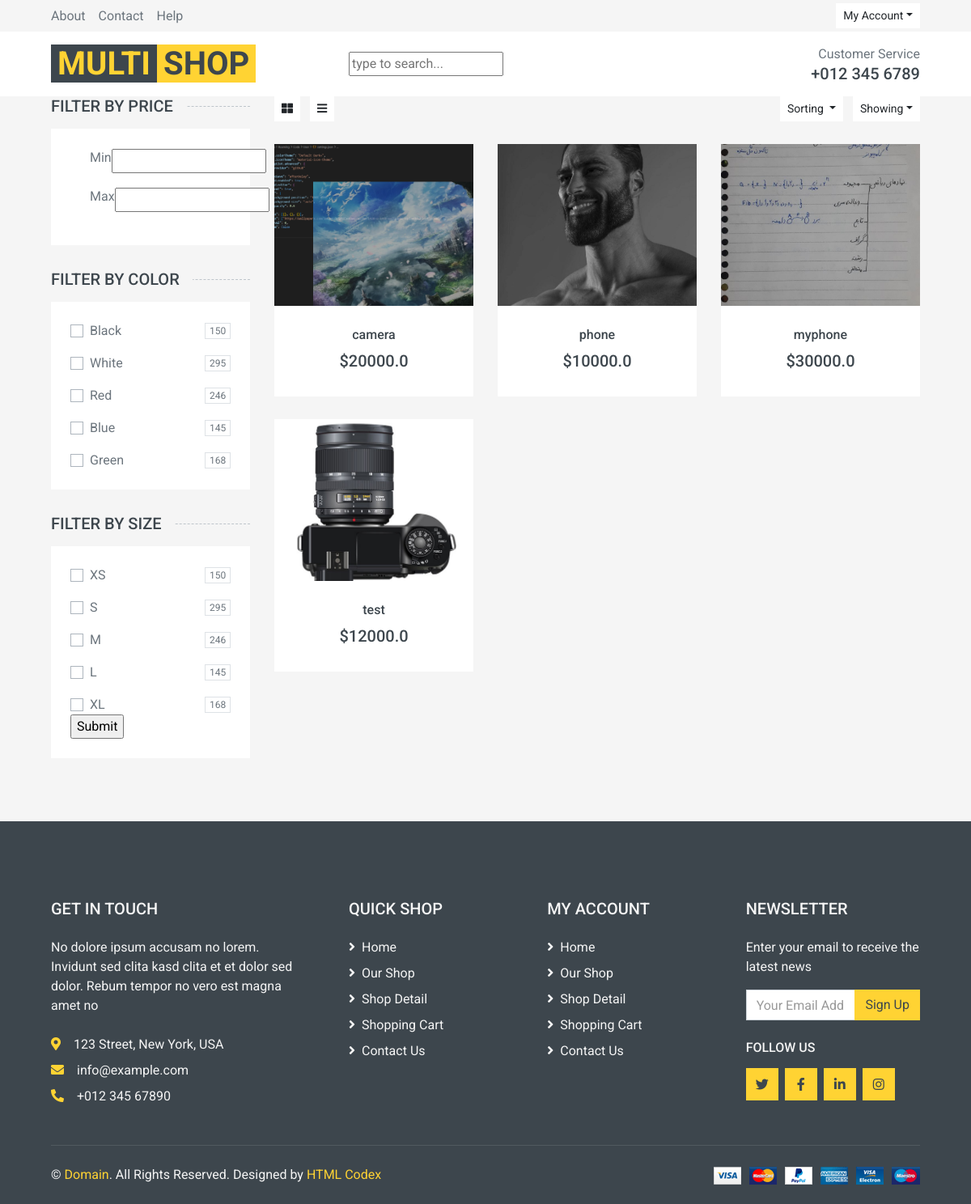
The app's page /products/search/, older data.
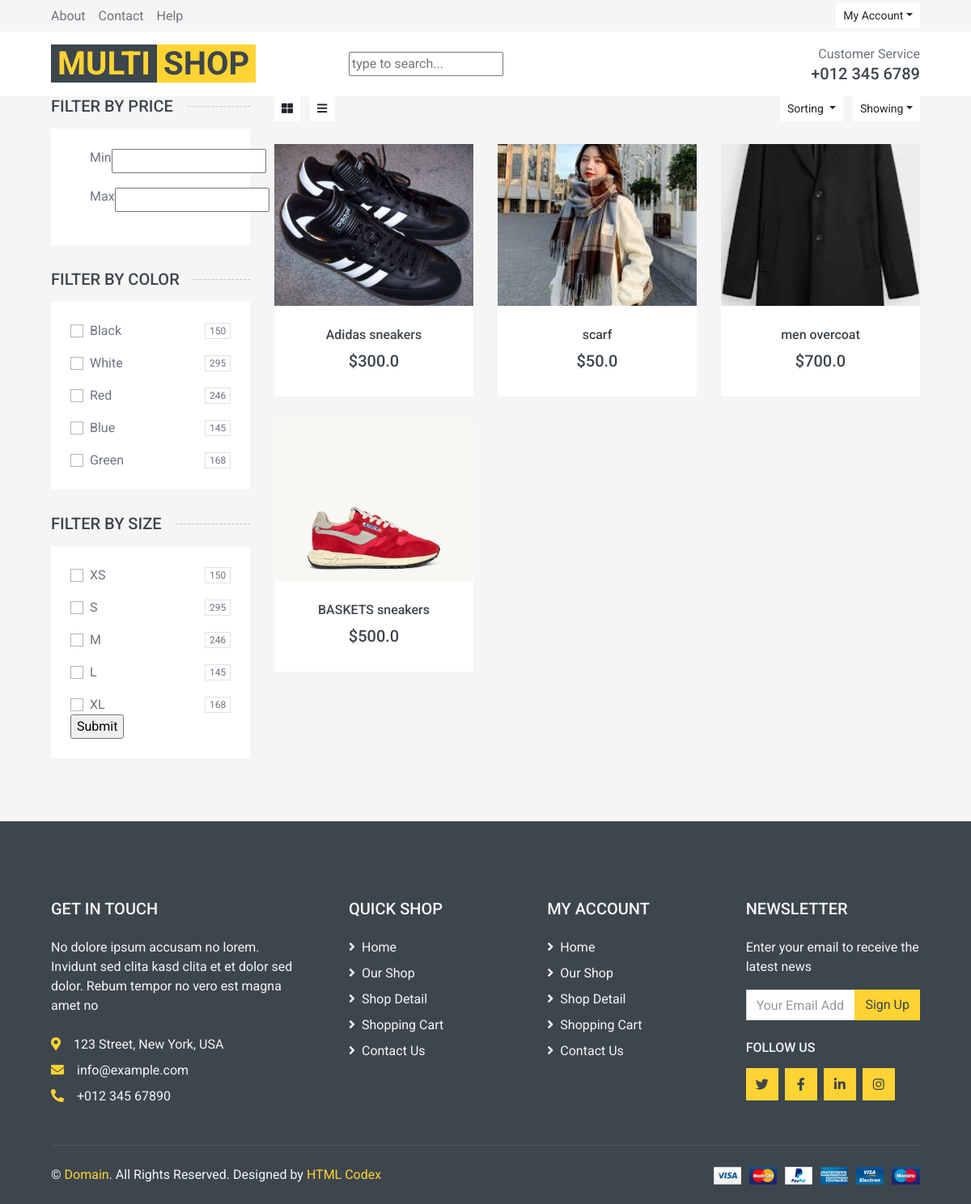
The same page, newer data.
### product/models.py (models this page shows, shortened)
class Product(models.Model):
    category = models.ManyToManyField(Category , blank=True , null=True)
    title = models.CharField(max_length=100)
    description = models.TextField()
    price = models.FloatField()
    discount = models.FloatField()
    image = models.ImageField(upload_to="images/", null=True, blank=True , default="images/blank.png")
    size = models.ManyToManyField(Size , blank=True , null=True ,related_name="product")
    color = models.ManyToManyField(Color, related_name="product" , blank=True , null=True)
    created = models.DateTimeField(auto_now_add=True)
    class Meta:
        ordering = ['-created']

### product/views.py (the view)
# urls.py: path('search/', views.search_products, name='search_products'),
def search_products(request):
    query = request.GET.get('q')
    if query:
        products = Product.objects.filter(title__icontains=query)
    else:
        products = Product.objects.all()  # Show all products when no query is entered.
    return render(request, 'product/products_list.html', {
        'object_list': products,  # Make sure this matches with the template variable
        'query': query,
    })

### product/templates/product/products_list.html (shortened to what this page needs)
{% extends 'base.html' %}
{% load static %}
{% block main %}
<div class="container-fluid">
    <div class="row px-xl-5">
        <div class="col-lg-3 col-md-4">
            <h5 class="section-title position-relative text-uppercase mb-3"><span class="bg-secondary pr-3">Filter by price</span></h5>
            <div class="bg-light p-4 mb-30">
                <form>
                    <div class="custom-control custom-checkbox d-flex align-items-center justify-content-between mb-3">
                        <label for="price-all">Min</label>
                        <input type="number" name="min-price" id="price-all">
                    </div>
                    <div class="custom-control custom-checkbox d-flex align-items-center justify-content-between mb-3">
                        <label for="price-all">Max</label>
                        <input type="number" name="max-price" id="price-all">
                    </div>
            </div>
            <h5 class="section-title position-relative text-uppercase mb-3"><span class="bg-secondary pr-3">Filter by color</span></h5>
            <div class="bg-light p-4 mb-30">
                <div class="custom-control custom-checkbox d-flex align-items-center justify-content-between mb-3">
                    <label class="custom-control-label" for="color-1">Black</label>
                    <span class="badge border font-weight-normal">150</span>
                </div>
                <div class="custom-control custom-checkbox d-flex align-items-center justify-content-between mb-3">
                    <label class="custom-control-label" for="color-2">White</label>
                    <span class="badge border font-weight-normal">295</span>
                </div>
                <div class="custom-control custom-checkbox d-flex align-items-center justify-content-between mb-3">
                    <label class="custom-control-label" for="color-3">Red</label>
                    <span class="badge border font-weight-normal">246</span>
                </div>
                <div class="custom-control custom-checkbox d-flex align-items-center justify-content-between mb-3">
                    <label class="custom-control-label" for="color-4">Blue</label>
                    <span class="badge border font-weight-normal">145</span>
                </div>
                <div class="custom-control custom-checkbox d-flex align-items-center justify-content-between">
                    <label class="custom-control-label" for="color-5">Green</label>
                    <span class="badge border font-weight-normal">168</span>
                </div>
            </div>
            <h5 class="section-title position-relative text-uppercase mb-3"><span class="bg-secondary pr-3">Filter by size</span></h5>
            <div class="bg-light p-4 mb-30">
                <div class="custom-control custom-checkbox d-flex align-items-center justify-content-between mb-3">
                    <label class="custom-control-label" for="size-1">XS</label>
                    <span class="badge border font-weight-normal">150</span>
                </div>
                <div class="custom-control custom-checkbox d-flex align-items-center justify-content-between mb-3">
                    <label class="custom-control-label" for="size-2">S</label>
                    <span class="badge border font-weight-normal">295</span>
                </div>
                <div class="custom-control custom-checkbox d-flex align-items-center justify-content-between mb-3">
                    <label class="custom-control-label" for="size-3">M</label>
                    <span class="badge border font-weight-normal">246</span>
                </div>
                <div class="custom-control custom-checkbox d-flex align-items-center justify-content-between mb-3">
                    <label class="custom-control-label" for="size-4">L</label>
                    <span class="badge border font-weight-normal">145</span>
                </div>
                <div class="custom-control custom-checkbox d-flex align-items-center justify-content-between">
                    <label class="custom-control-label" for="size-5">XL</label>
                    <span class="badge border font-weight-normal">168</span>
                </div>
                <input type="submit">
            </div>
        </div>
        <div class="col-lg-9 col-md-8">
            <div class="row pb-3">
                <div class="col-12 pb-1">
                    <div class="d-flex align-items-center justify-content-between mb-4">
                        <div>
                            <button class="btn btn-sm btn-light"><i class="fa fa-th-large"></i></button>
                            <button class="btn btn-sm btn-light ml-2"><i class="fa fa-bars"></i></button>
                        </div>
                        <div class="ml-2">
                            <div class="btn-group">
                                <form method="GET" action="{% url 'product:products_list' %}">
                                <button type="button" class="btn btn-sm btn-light dropdown-toggle" data-toggle="dropdown" aria-expanded="false">
                                    Sorting
                                </button>
                            </form>
                            </div>
                            <div class="btn-group ml-2">
                                <button type="button" class="btn btn-sm btn-light dropdown-toggle" data-toggle="dropdown">Showing</button>
                            </div>
                        </div>
                    </div>
                </div>
                {% for product in object_list %}
                <div class="col-lg-4 col-md-6 col-sm-6 pb-1">
                    <div class="product-item bg-light mb-4">
                        <div class="product-img position-relative overflow-hidden">
                            <img class="img-fluid w-100" src="{{ product.image.url }}" alt="Static Product" style="height: 200px; object-fit: cover;">
                            <div class="product-action">
                            </div>
                        </div>
                        <div class="text-center py-4">
                            <a class="h6 text-decoration-none text-truncate" href="{% url 'product:product-detail' pk=product.pk %}">{{ product.title }}</a>
                            <div class="d-flex align-items-center justify-content-center mt-2">
                                <h5>${{ product.price }}</h5>
                            </div>
                        </div>
                    </div>
                </div>
                {% endfor %}
            </div>
        </div>
    </div>
</div>
{% endblock %}

### templates/base.html (shortened to what this page needs)
{% load render_partial %}
{% load static %}
{% load cache %}
<!DOCTYPE html>
<html lang="en">
<head>
    {% include 'includes/header_links.html' %}
</head>
<body>
    {% include 'includes/topbar.html' %}
{% block main %}
{% endblock %}
    {% include 'includes/footer.html' %}
</body>
</html>

### templates/includes/header_links.html (shortened to what this page needs)
{% load static %}
{% load cache %}
{% cache 300 nav %}
    <link href="https://cdnjs.cloudflare.com/ajax/libs/font-awesome/5.10.0/css/all.min.css" rel="stylesheet">
    <link href="{% static 'lib/animate/animate.min.css' %}" rel="stylesheet">
    <link href="{% static 'lib/owlcarousel/assets/owl.carousel.min.css' %}" rel="stylesheet">
    <link href="{% static 'css/style.css' %}" rel="stylesheet">
{% endcache %}

### templates/includes/topbar.html (shortened to what this page needs)
{% load static %}
{% load cache %}
{% cache 300 topbar %}
    <div class="container-fluid">
        <div class="row bg-secondary py-1 px-xl-5">
            <div class="col-lg-6 d-none d-lg-block">
                <div class="d-inline-flex align-items-center h-100">
                    <a class="text-body mr-3" href="{% url 'blog:about' %}">About</a>
                    <a class="text-body mr-3" href="{% url 'blog:contact_us' %}">Contact</a>
                    <a class="text-body mr-3" href="{% url 'blog:help' %}">Help</a>
                </div>
            </div>
            <div class="col-lg-6 text-center text-lg-right">
                <div class="d-inline-flex align-items-center">
                    <div class="btn-group">
                        <button type="button" class="btn btn-sm btn-light dropdown-toggle" data-toggle="dropdown">My Account</button>
                    </div>
                </div>
            </div>
        </div>
        <div class="row align-items-center bg-light py-3 px-xl-5 d-none d-lg-flex">
            <div class="col-lg-4">
                <a href="" class="text-decoration-none">
                    <a class="h1 text-uppercase text-primary bg-dark px-2" href="{% url 'home:home' %}">Multi</a>
                    <a class="h1 text-uppercase text-dark bg-primary px-2 ml-n1" href="{% url 'home:home' %}">Shop</a>
                </a>
            </div>
            <div class="col-lg-4 col-6 text-left">
                <form id="search_form" method="GET" action="{% url 'product:search_products' %}">
                    <div class="input-group">
                        <div class="sidebar-item search">
                            <input type="text" name="q" class="searchText" placeholder="type to search..." autocomplete="on">
                        </div>
                    </div>
                </form>
            </div>
            <div class="col-lg-4 col-6 text-right">
                <p class="m-0">Customer Service</p>
                <h5 class="m-0">+012 345 6789</h5>
            </div>
        </div>
    </div>
{% endcache %}

### templates/includes/footer.html
{% load static %}
{% load social_share %}
{% load cache %}
{% cache 300 footer %}
    <div class="container-fluid bg-dark text-secondary mt-5 pt-5">
        <div class="row px-xl-5 pt-5">
            <div class="col-lg-4 col-md-12 mb-5 pr-3 pr-xl-5">
                <h5 class="text-secondary text-uppercase mb-4">Get In Touch</h5>
                <p class="mb-4">No dolore ipsum accusam no lorem. Invidunt sed clita kasd clita et et dolor sed dolor. Rebum tempor no vero est magna amet no</p>
                <p class="mb-2"><i class="fa fa-map-marker-alt text-primary mr-3"></i>123 Street, New York, USA</p>
                <p class="mb-2"><i class="fa fa-envelope text-primary mr-3"></i>info@example.com</p>
                <p class="mb-0"><i class="fa fa-phone-alt text-primary mr-3"></i>+012 345 67890</p>
            </div>
            <div class="col-lg-8 col-md-12">
                <div class="row">
                    <div class="col-md-4 mb-5">
                        <h5 class="text-secondary text-uppercase mb-4">Quick Shop</h5>
                        <div class="d-flex flex-column justify-content-start">
                            <a class="text-secondary mb-2" href="{% url 'home:home' %}"><i class="fa fa-angle-right mr-2"></i>Home</a>
                            <a class="text-secondary mb-2" href="{% url 'product:products_list' %}"><i class="fa fa-angle-right mr-2"></i>Our Shop</a>
                            <a class="text-secondary mb-2" href={% url 'home:home' %}><i class="fa fa-angle-right mr-2"></i>Shop Detail</a>
                            <a class="text-secondary mb-2" href="{% url 'cart:cart_detail' %}"><i class="fa fa-angle-right mr-2"></i>Shopping Cart</a>
                            <a class="text-secondary" href="{% url 'blog:contact_us' %}"><i class="fa fa-angle-right mr-2"></i>Contact Us</a>
                        </div>
                    </div>
                    <div class="col-md-4 mb-5">
                        <h5 class="text-secondary text-uppercase mb-4">My Account</h5>
                        <div class="d-flex flex-column justify-content-start">
                            <a class="text-secondary mb-2" href="{% url 'home:home' %}"><i class="fa fa-angle-right mr-2"></i>Home</a>
                            <a class="text-secondary mb-2" href="{% url 'product:products_list' %}"><i class="fa fa-angle-right mr-2"></i>Our Shop</a>
                            <a class="text-secondary mb-2" href={% url 'home:home' %}><i class="fa fa-angle-right mr-2"></i>Shop Detail</a>
                            <a class="text-secondary mb-2" href="{% url 'cart:cart_detail' %}"><i class="fa fa-angle-right mr-2"></i>Shopping Cart</a>
                            <a class="text-secondary" href="{% url 'blog:contact_us' %}"><i class="fa fa-angle-right mr-2"></i>Contact Us</a>
                        </div>
                    </div>
                    <div class="col-md-4 mb-5">
                        <h5 class="text-secondary text-uppercase mb-4">Newsletter</h5>
                        <p>Enter your email to receive the latest news</p>
                        <form action="">
                            <div class="input-group">
                                <input type="text" class="form-control" placeholder="Your Email Address">
                                <div class="input-group-append">
                                    <a href="{% url 'account:user_register'%}" class="btn btn-primary">Sign Up</a>
                                </div>
                            </div>
                        </form>
                        <h6 class="text-secondary text-uppercase mt-4 mb-3">Follow Us</h6>
                        <div class="d-flex">
                            <a class="btn btn-primary btn-square mr-2" href="#"><i class="fab fa-twitter"></i></a>
                            <a class="btn btn-primary btn-square mr-2" href="#"><i class="fab fa-facebook-f"></i></a>
                            <a class="btn btn-primary btn-square mr-2" href="#"><i class="fab fa-linkedin-in"></i></a>
                            <a class="btn btn-primary btn-square" href="#"><i class="fab fa-instagram"></i></a>
                        </div>
                    </div>
                </div>
            </div>
        </div>
        <div class="row border-top mx-xl-5 py-4" style="border-color: rgba(256, 256, 256, .1) !important;">
            <div class="col-md-6 px-xl-0">
                <p class="mb-md-0 text-center text-md-left text-secondary">
                    &copy; <a class="text-primary" href="#">Domain</a>. All Rights Reserved. Designed
                    by
                    <a class="text-primary" href="https://htmlcodex.com">HTML Codex</a>
                </p>
            </div>
            <div class="col-md-6 px-xl-0 text-center text-md-right">
                <img class="img-fluid" src="{% static 'img/payments.png' %}" alt="">
            </div>
        </div>
    </div>
{% endcache %}

### templates/includes/footer_links.html (shortened to what this page needs)
{% load static %}
{% load cache %}

Row changes from the older to the newer data that the page shows:
removed Product: image (picture), title "camera", price "20000.0"
removed Product: image (picture), title "phone", price "10000.0"
removed Product: image (picture), title "myphone", price "30000.0"
removed Product: image (picture), title "test", price "12000.0"
added Product: image (picture), title "Adidas sneakers", price "300.0"
added Product: image (picture), title "scarf", price "50.0"
added Product: image (picture), title "men overcoat", price "700.0"
added Product: image (picture), title "BASKETS sneakers", price "500.0"
